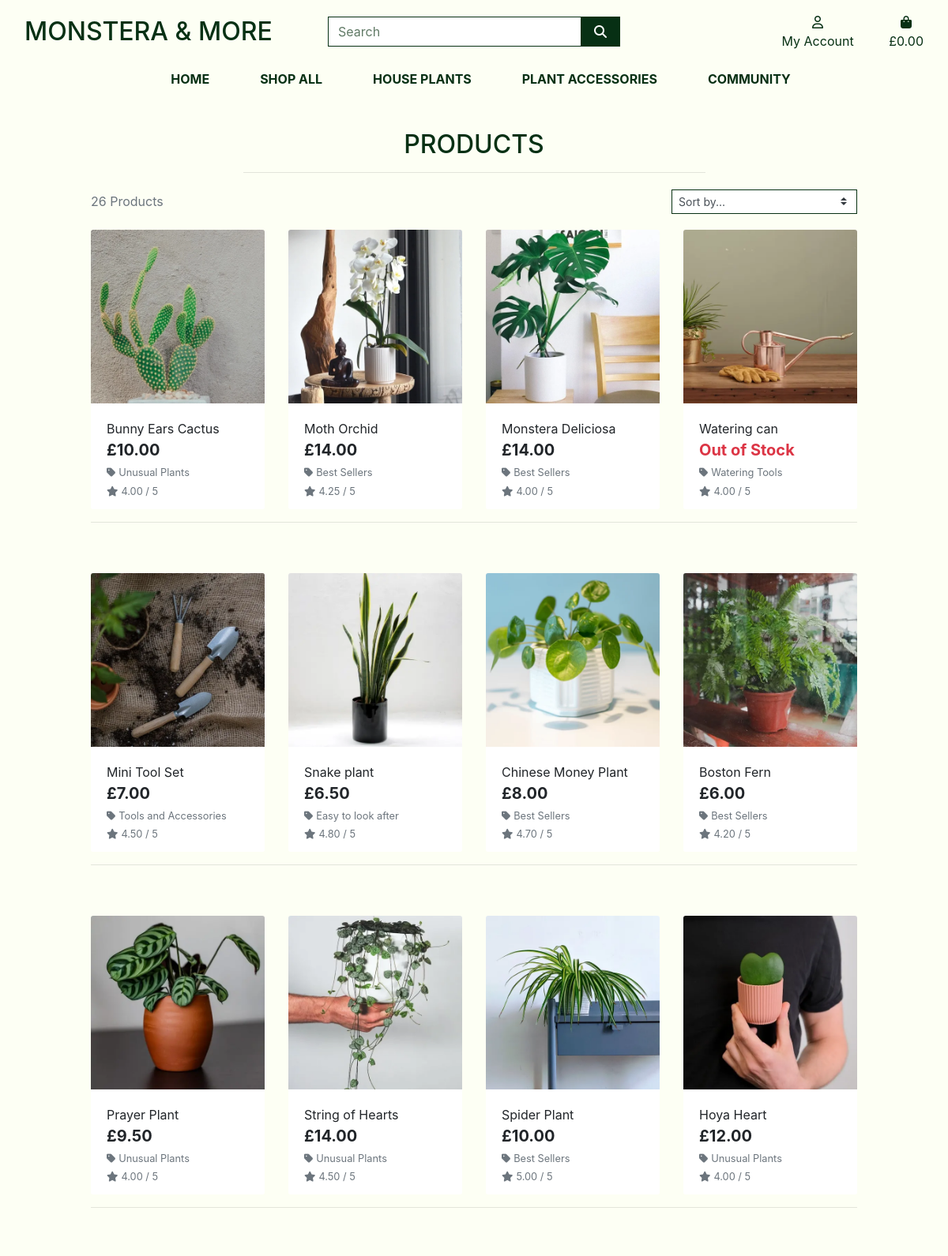
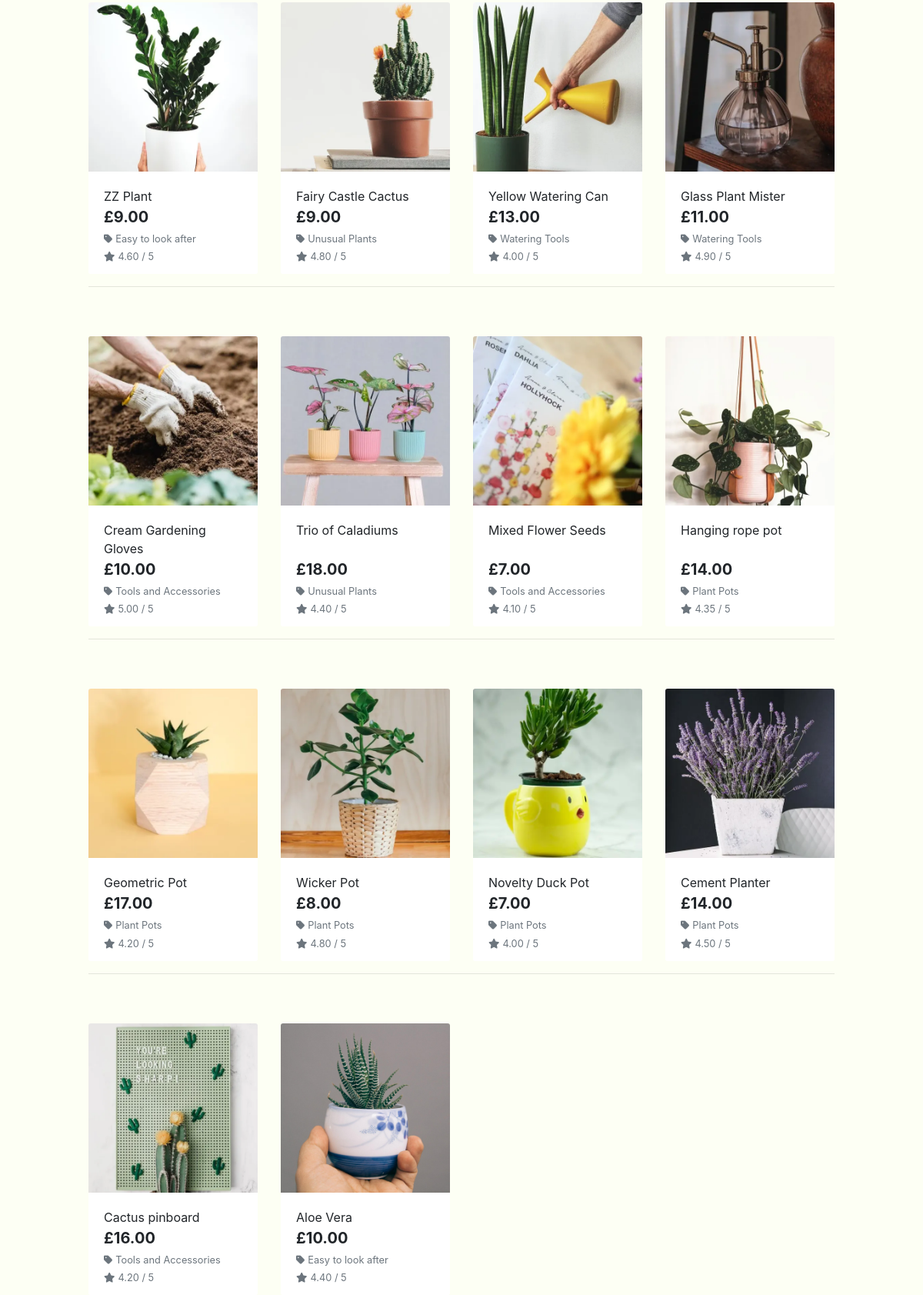
Screenshot of /products/ with the database file from the repository (2 pictures, top to bottom).
### products/models.py (models this page shows, shortened)
class Product(models.Model):
    category = models.ForeignKey('Category', null=True, blank=True, on_delete=models.SET_NULL)
    plant = models.BooleanField(null=True, blank=True)
    sku = models.CharField(max_length=254, null=True, blank=True)
    name = models.CharField(max_length=254)
    description = models.TextField()
    has_sizes = models.BooleanField(default=False, null=True, blank=True)
    price = models.DecimalField(max_digits=6, decimal_places=2)
    price_medium = models.DecimalField(max_digits=6, decimal_places=2, default=0)
    price_large = models.DecimalField(max_digits=6, decimal_places=2, default=0)
    in_stock = models.BooleanField(default=True, null=True, blank=True)
    date_created = models.DateTimeField(auto_now_add=True)
    rating = models.DecimalField(max_digits=6, decimal_places=2, null=True, blank=True)
    image_url = models.URLField(max_length=1024, null=True, blank=True)
    image = models.ImageField(null=True, blank=True)

class Category(models.Model):
    class Meta:
        verbose_name_plural = 'Categories'
    name = models.CharField(max_length=254)
    friendly_name = models.CharField(max_length=254, null=True, blank=True)

### products/views.py (the view, shortened to what this page needs)
# urls.py: path('', views.all_products, name='products'),
def all_products(request):
    products = Product.objects.all()
    query = None
    categories = None
    sort = None
    direction = None
    current_sorting = f'{sort}_{direction}'
    context = {
        'products': products,
        'search_term': query,
        'current_categories': categories,
        'current_sorting': current_sorting,
    }
    return render(request, 'products/products.html', context)

### bag/contexts.py (called while the page is built, shortened)
def bag_contents(request):
    bag_items = []
    total = 0
    product_count = 0
    bag = request.session.get('bag', {})
    if total < settings.FREE_DELIVERY_THRESHOLD:
        delivery = total * Decimal(settings.STANDARD_DELIVERY_PERCENTAGE / 100)
        free_delivery_delta = settings.FREE_DELIVERY_THRESHOLD - total
    else:
        delivery = 0
        free_delivery_delta = 0
    grand_total = delivery + total
    context = {
        'bag_items': bag_items,
        'total': total,
        'product_count': product_count,
        'delivery': delivery,
        'free_delivery_delta': free_delivery_delta,
        'free_delivery_threshold': settings.FREE_DELIVERY_THRESHOLD,
        'grand_total': grand_total,
    }
    return context

### products/templates/products/products.html (shortened to what this page needs)
{% extends "base.html" %}
{% load static %}
{% block page_header %}
    <div class="container header-container">
    </div>
{% endblock %}
{% block content %}
    <div class="overlay"></div>
    <div class="container-fluid">
        <div class="row">
            <div class="col text-center">
                <h2 class="logo-font">Products</h2>
                <hr class="w-50 mb-1">
            </div>
        </div>
        <div class="row">
            <div class="product-container col-10 offset-1">
                <div class="row mt-1 mb-2">
                    <div class="col-12 col-md-6 my-auto order-md-last d-flex justify-content-center justify-content-md-end">
                        <div class="sort-select-wrapper w-50">
                            <select id="sort-selector" class="custom-select custom-select-sm rounded-0 border border-{% if current_sorting != 'None_None' %}info{% else %}black{% endif %}">
                                <option value="reset" {% if current_sorting == 'None_None' %}selected{% endif %}>Sort by...</option>
                            </select>
                        </div>
                    </div>
                    <div class="col-12 col-md-6 order-md-first">
                        <p class="text-muted mt-3 text-center text-md-left">
                            {{ products|length }} Products{% if search_term %} found for <strong>"{{ search_term }}"</strong>{% endif %}
                        </p>
                    </div>
                </div>
                <div class="row">
                    {% for product in products %}
                        <div class="col-sm-6 col-md-6 col-lg-4 col-xl-3">
                            <div class="card h-100 border-0">
                                {% if product.image %}
                                <a href="{% url 'product_detail' product.id %}">
                                    <img class="card-img-top img-fluid" src="{{ product.image.url }}" alt="{{ product.name }}">
                                </a>
                                {% else %}
                                <a href="{% url 'product_detail' product.id %}">
                                    <img class="card-img-top img-fluid" src="{{ MEDIA_URL }}noimage.png" alt="{{ product.name }}">
                                </a>
                                {% endif %}
                                <div class="card-body pb-0">
                                    <p class="mb-0">{{ product.name }}</p>
                                </div>
                                <div class="card-footer bg-white pt-0 border-0 text-left">
                                    <div class="row">
                                        <div class="col">
                                            {% if product.in_stock == True %}
                                            <p class="lead mb-0 text-left font-weight-bold">£{{ product.price }}</p>
                                            {% else %}
                                            <p class="lead mb-0 text-left font-weight-bold text-danger">Out of Stock</p>
                                            {% endif %}
                                            {% if product.category %}
                                            <p class="small mt-1 mb-0">
                                                <a class="text-muted" href="{% url 'products' %}?category={{ product.category.name }}">
                                                    <i class="fas fa-tag mr-1"></i>{{ product.category.friendly_name }}
                                                </a>
                                            </p>
                                            {% endif %}
                                            {% if product.rating %}
                                                <small class="text-muted"><i class="fas fa-star mr-1"></i>{{ product.rating }} / 5</small>
                                            {% else %}
                                                <small class="text-muted">No Rating</small>
                                            {% endif %}
                                        </div>
                                    </div>
                                </div>
                            </div>
                        </div>
                        {% if forloop.counter|divisibleby:4 %}
                            <div class="col-12 d-none d-xl-block mb-5">
                                <hr>
                            </div>
                        {% endif %}
                    {% endfor %}
                </div>
            </div>
        </div>
    </div>
{% endblock %}

### static/css/base.css (style rules this page uses)
html { height: 100%; }
body { background-image: url('/media/hero-plant.jpg'); background-color: #FDFFF4; height: 100vh; background-position: 1% 1%; }
.overlay { height: 100%; width: 100%; top: 0; left: 0; position: fixed; background: #FDFFF4; z-index: -1; }
a { color:#073014 ; }
.logo-font { text-transform: uppercase; color:#073014; }
.border-black { border: 1px solid #073014 !important; }
@media (min-width: 1200px) { .container { max-width: 80%; } }
@media (min-width: 992px) { .header-container { padding-top: 164px; } }

### rows the page displays
Product: image (picture), name "Bunny Ears Cactus", price "10.00", category.friendly_name "Unusual Plants", rating "4.00"
Product: image (picture), name "Moth Orchid", price "14.00", category.friendly_name "Best Sellers", rating "4.25"
Product: image (picture), name "Monstera Deliciosa", price "14.00", category.friendly_name "Best Sellers", rating "4.00"
Product: image (picture), name "Watering can", in_stock "Out of Stock", category.friendly_name "Watering Tools", rating "4.00"
Product: image (picture), name "Mini Tool Set", price "7.00", category.friendly_name "Tools and Accessories", rating "4.50"
Product: image (picture), name "Snake plant", price "6.50", category.friendly_name "Easy to look after", rating "4.80"
Product: image (picture), name "Chinese Money Plant", price "8.00", category.friendly_name "Best Sellers", rating "4.70"
Product: image (picture), name "Boston Fern", price "6.00", category.friendly_name "Best Sellers", rating "4.20"
Product: image (picture), name "Prayer Plant", price "9.50", category.friendly_name "Unusual Plants", rating "4.00"
Product: image (picture), name "String of Hearts", price "14.00", category.friendly_name "Unusual Plants", rating "4.50"
Product: image (picture), name "Spider Plant", price "10.00", category.friendly_name "Best Sellers", rating "5.00"
Product: image (picture), name "Hoya Heart", price "12.00", category.friendly_name "Unusual Plants", rating "4.00"
Product: image (picture), name "ZZ Plant", price "9.00", category.friendly_name "Easy to look after", rating "4.60"
Product: image (picture), name "Fairy Castle Cactus", price "9.00", category.friendly_name "Unusual Plants", rating "4.80"
Product: image (picture), name "Yellow Watering Can", price "13.00", category.friendly_name "Watering Tools", rating "4.00"
Product: image (picture), name "Glass Plant Mister", price "11.00", category.friendly_name "Watering Tools", rating "4.90"
Product: image (picture), name "Cream Gardening Gloves", price "10.00", category.friendly_name "Tools and Accessories", rating "5.00"
Product: image (picture), name "Trio of Caladiums", price "18.00", category.friendly_name "Unusual Plants", rating "4.40"
Product: image (picture), name "Mixed Flower Seeds", price "7.00", category.friendly_name "Tools and Accessories", rating "4.10"
Product: image (picture), name "Hanging rope pot", price "14.00", category.friendly_name "Plant Pots", rating "4.35"
Product: image (picture), name "Geometric Pot", price "17.00", category.friendly_name "Plant Pots", rating "4.20"
Product: image (picture), name "Wicker Pot", price "8.00", category.friendly_name "Plant Pots", rating "4.80"
Product: image (picture), name "Novelty Duck Pot", price "7.00", category.friendly_name "Plant Pots", rating "4.00"
Product: image (picture), name "Cement Planter", price "14.00", category.friendly_name "Plant Pots", rating "4.50"
Product: image (picture), name "Cactus pinboard", price "16.00", category.friendly_name "Tools and Accessories", rating "4.20"
Product: image (picture), name "Aloe Vera", price "10.00", category.friendly_name "Easy to look after", rating "4.40"

### other values shown
{{ products|length }} "26"
